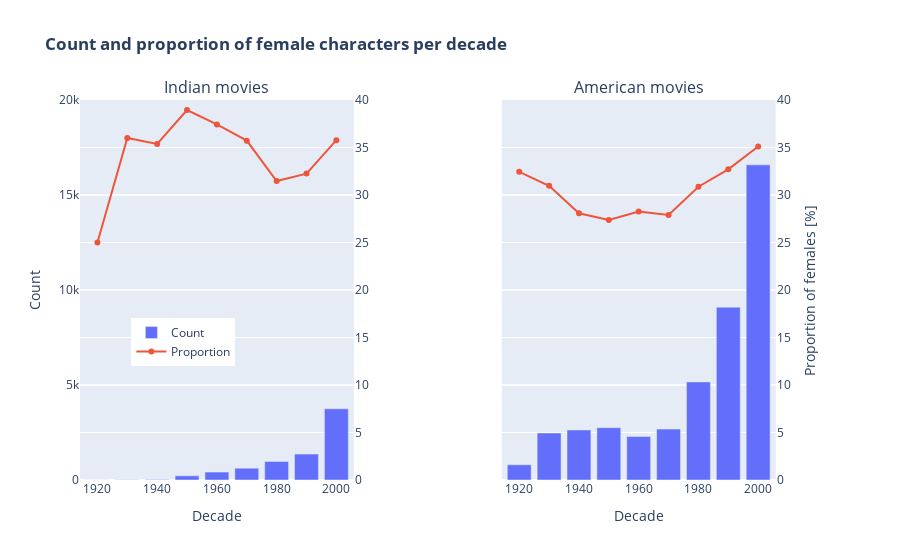

Notebook source saved alongside this figure:
### Markdown cell above
We can see that the proportions are quite similar to the general analysis.

### Code cell
#Count male and female characters per decade across all movies
gender_count_indian = indian_charadata.groupby('decade').apply(lambda x : pd.Series({'M' : x[x.actor_gender == 'M'].shape[0], 
                                                                                       'F' : x[x.actor_gender == 'F'].shape[0]}))
gender_count_indian['proportion_f'] = gender_count_indian.F * 100 / (gender_count_indian.M + gender_count_indian.F)
gender_count_indian.reset_index(inplace = True)
gender_count_indian.sort_values(by = "decade", inplace = True)

gender_count_american = american_charadata.groupby('decade').apply(lambda x : pd.Series({'M' : x[x.actor_gender == 'M'].shape[0], 
                                                                                       'F' : x[x.actor_gender == 'F'].shape[0]}))
gender_count_american['proportion_f'] = gender_count_american.F * 100 / (gender_count_american.M + gender_count_american.F)
gender_count_american.reset_index(inplace = True)
gender_count_american.sort_values(by = "decade", inplace = True)

# Create figure with secondary y-axis
fig = make_subplots(rows=1, cols=2, shared_xaxes = True, shared_yaxes = True, specs=[[{"secondary_y": True,}, {"secondary_y": True,}]],subplot_titles = ["Indian movies", "American movies"])

blue, red = px.colors.qualitative.Plotly[0], px.colors.qualitative.Plotly[1]

# Add traces
fig.add_trace(go.Bar(name = 'Count', x = gender_count_indian['decade'], y = gender_count_indian['F'], marker_color = blue),
    secondary_y = False, row = 1, col = 1
)
fig.add_trace(go.Scatter(name = 'Proportion', x=gender_count_indian['decade'], y=gender_count_indian['proportion_f'], line=dict(width=2, color=red), marker=dict(color=red)),
    secondary_y = True, row = 1, col = 1
)
fig.add_trace(go.Bar(name = 'Count of female characters', x = gender_count_american['decade'], y = gender_count_american['F'],showlegend=False, marker_color = blue),
    secondary_y = False, row = 1, col = 2   
)
fig.add_trace(go.Scatter(name = 'Proportion of female characters', x=gender_count_american['decade'], y=gender_count_american['proportion_f'],showlegend=False, line=dict(width=2, color=red), marker=dict(color=red)),
    secondary_y = True, row = 1, col = 2  
)

# Add figure title
fig.update_layout(
    title_text="<b>Count and proportion of female characters per decade",
    legend=dict(
        yanchor="bottom",
        y=0.3,
        xanchor="right",
        x=0.21
    )
)

# Set x-axis title
fig.update_xaxes(title_text="Decade")

# Set y-axes titles
fig.update_yaxes(range = [0,20000], row = 1, secondary_y = False)
fig.update_yaxes(title_text = "Count", secondary_y = False, row = 1, col = 1)
fig.update_yaxes(range = [0,40], row = 1, secondary_y = True)
fig.update_yaxes(title_text = "Proportion of females [%]", secondary_y = True, row = 1, col = 2)


fig.show()


FIG_NAME = 'Count_proportion_geographical.svg'
pio.write_image(fig, file = JPEG_PATH + FIG_NAME, format = "svg")

### Figure 1 — Plotly figure (JSON) as saved in the notebook; plotly's stock layout.template omitted (floating-point values rounded to 4 significant figures)
{"data": [{"marker": {"color": "#636EFA"}, "name": "Count", "type": "bar", "x": [1920, 1930, 1940, 1950, 1960, 1970, 1980, 1990, 2000], "xaxis": "x", "y": [2, 18, 29, 220, 417, 623, 979, 1363, 3747], "yaxis": "y"}, {"line": {"color": "#EF553B", "width": 2}, "marker": {"color": "#EF553B"}, "name": "Proportion", "type": "scatter", "x": [1920, 1930, 1940, 1950, 1960, 1970, 1980, 1990, 2000], "xaxis": "x", "y": [25, 36, 35.37, 38.94, 37.43, 35.72, 31.47, 32.25, 35.77], "yaxis": "y2"}, {"marker": {"color": "#636EFA"}, "name": "Count of female characters", "showlegend": false, "type": "bar", "x": [1920, 1930, 1940, 1950, 1960, 1970, 1980, 1990, 2000], "xaxis": "x2", "y": [800, 2474, 2636, 2753, 2289, 2678, 5163, 9097, 16586], "yaxis": "y3"}, {"line": {"color": "#EF553B", "width": 2}, "marker": {"color": "#EF553B"}, "name": "Proportion of female characters", "showlegend": false, "type": "scatter", "x": [1920, 1930, 1940, 1950, 1960, 1970, 1980, 1990, 2000], "xaxis": "x2", "y": [32.44, 30.96, 28.08, 27.37, 28.27, 27.89, 30.87, 32.7, 35.11], "yaxis": "y4"}], "layout": {"annotations": [{"font": {"size": 16}, "showarrow": false, "text": "Indian movies", "x": 0.185, "xanchor": "center", "xref": "paper", "y": 1, "yanchor": "bottom", "yref": "paper"}, {"font": {"size": 16}, "showarrow": false, "text": "American movies", "x": 0.755, "xanchor": "center", "xref": "paper", "y": 1, "yanchor": "bottom", "yref": "paper"}], "legend": {"x": 0.21, "xanchor": "right", "y": 0.3, "yanchor": "bottom"}, "title": {"text": "<b>Count and proportion of female characters per decade"}, "xaxis": {"anchor": "y", "domain": [0, 0.37], "title": {"text": "Decade"}}, "xaxis2": {"anchor": "y3", "domain": [0.57, 0.94], "title": {"text": "Decade"}}, "yaxis": {"anchor": "x", "domain": [0, 1], "range": [0, 20000], "title": {"text": "Count"}}, "yaxis2": {"anchor": "x", "overlaying": "y", "range": [0, 40], "side": "right"}, "yaxis3": {"anchor": "x2", "domain": [0, 1], "matches": "y", "range": [0, 20000], "showticklabels": false}, "yaxis4": {"anchor": "x2", "overlaying": "y3", "range": [0, 40], "side": "right", "title": {"text": "Proportion of females [%]"}}}}
